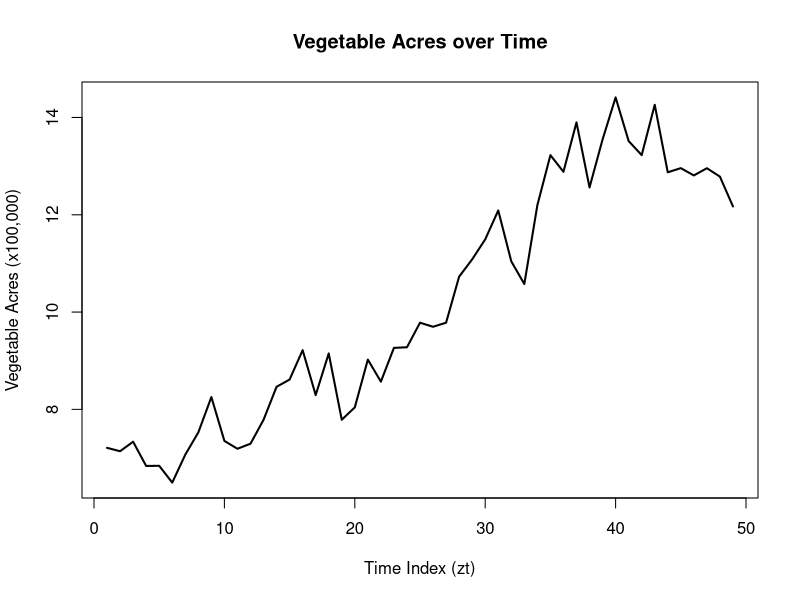
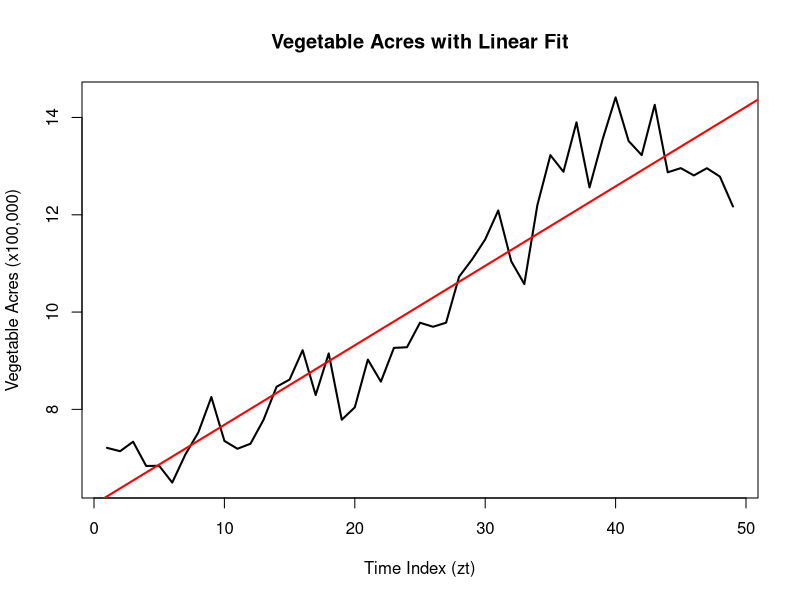
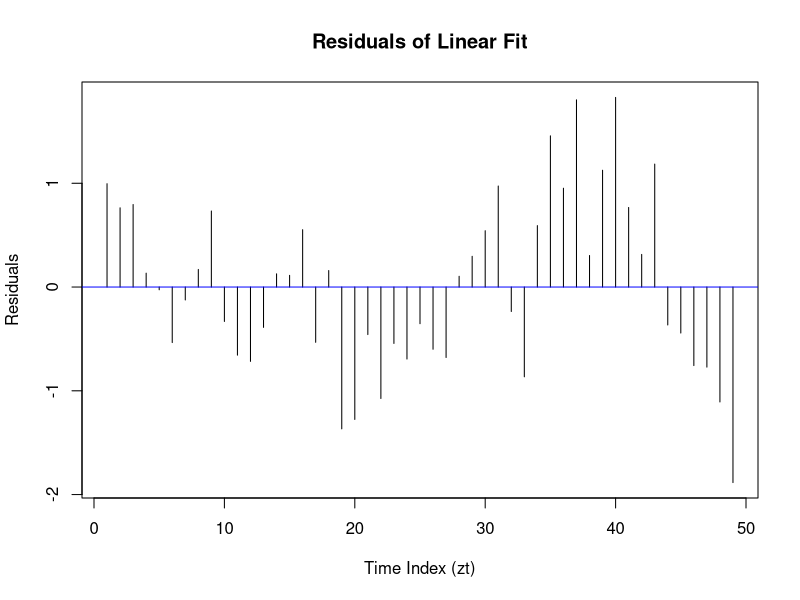
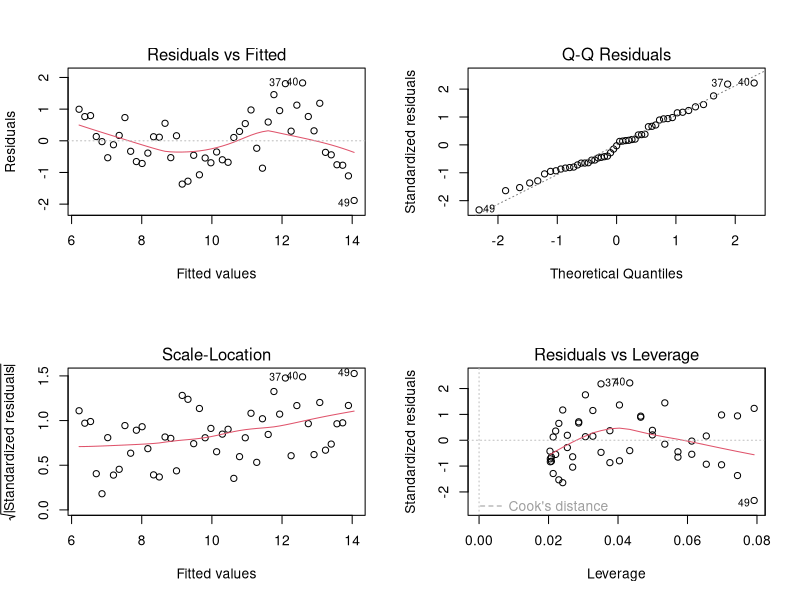
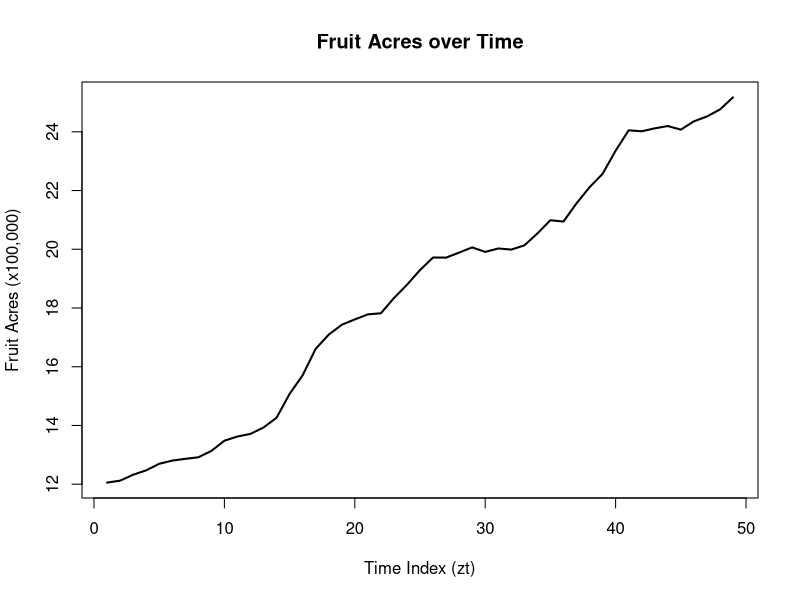
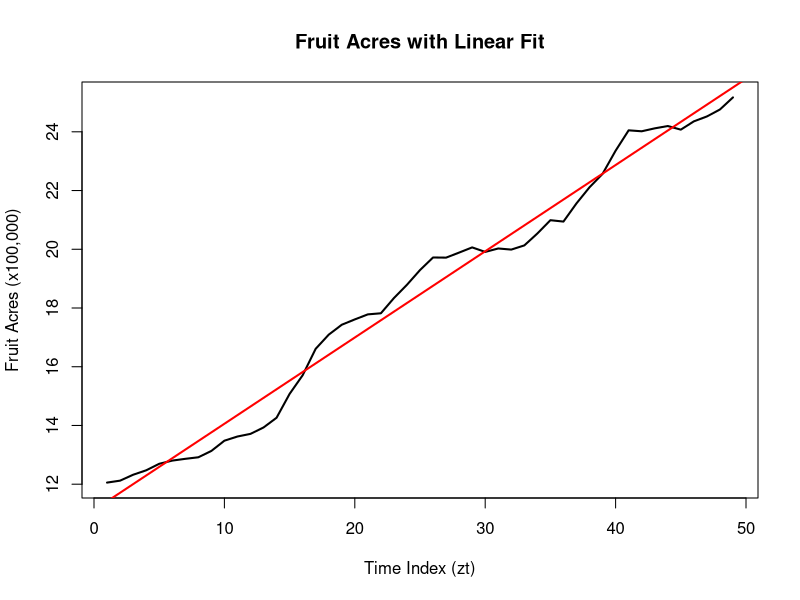
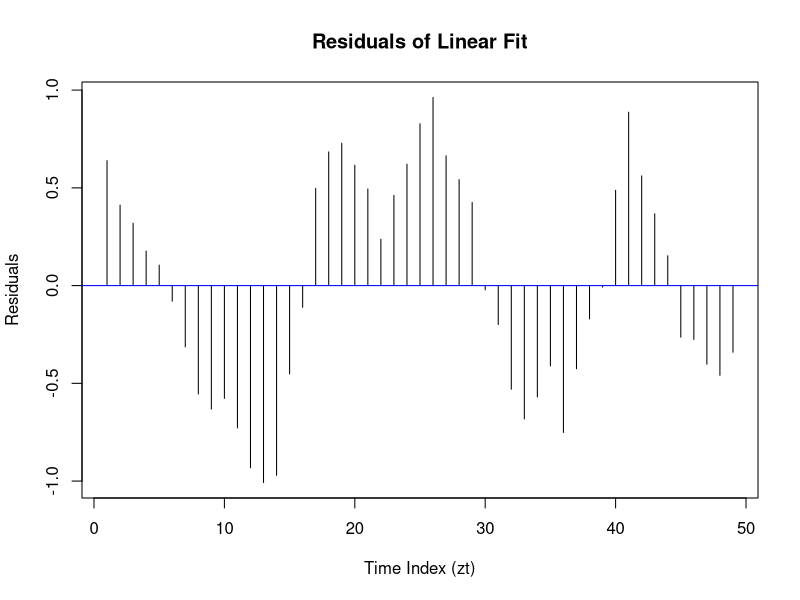
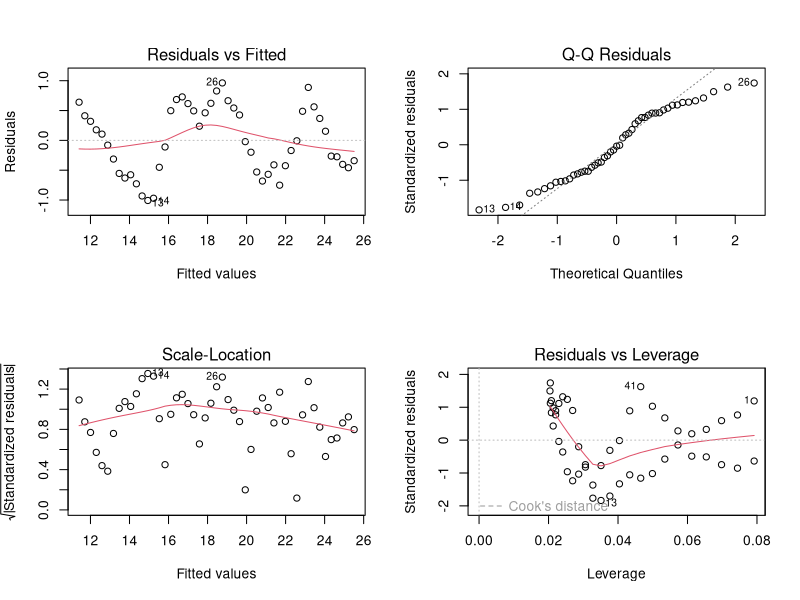

These charts were generated, in order, by the following R code:
fruit<-read.table("CAfruitdat.txt",header = TRUE)
fruit$acres<-fruit$acres/100000
fruit$zt<-fruit$yr-1959

othercrop<-read.table("CAothercropdat.txt",header=TRUE)
othercrop$acres<-othercrop$acres/100000


vegetables<-read.table("CAvegetabledat.txt",header=TRUE)
vegetables$acres<-vegetables$acres/100000
write.csv(vegetables,"vegnew.csv")
vegetables$zt<-vegetables$yr-1959


all.acres<-data.frame(yf=fruit[,2],yv=vegetables[,2],yo=othercrop[,2])
# Create new data frame with row-wise proportions
df_proportions <- as.data.frame(t(apply(all.acres, 1, function(row) row / sum(row))))

# Optional: Keep column names the same
colnames(df_proportions) <- colnames(all.acres)
new.dat<-cbind(zt=fruit[,3],df_proportions)
write.csv(new.dat,"data.p3.csv",row.names = FALSE)


########## vegetables....
# Plot vegetable acres
plot(vegetables$zt, vegetables$acres, type = "l", lwd = 2,
     xlab = "Time Index (zt)", ylab = "Vegetable Acres (x100,000)",
     main = "Vegetable Acres over Time")

# Fit a linear model
veg_lm <- lm(acres ~ zt, data = vegetables)

# Summary of the fit
summary(veg_lm)

# Plot with fitted line
plot(vegetables$zt, vegetables$acres, type = "l", lwd = 2,
     xlab = "Time Index (zt)", ylab = "Vegetable Acres (x100,000)",
     main = "Vegetable Acres with Linear Fit")
abline(veg_lm, col = "red", lwd = 2)


# Residual plot
plot(vegetables$zt, residuals(veg_lm), type = "h",
     xlab = "Time Index (zt)", ylab = "Residuals",
     main = "Residuals of Linear Fit")
abline(h = 0, col = "blue")


par(mfrow=c(2,2))
plot(veg_lm)




###### fruits

# Plot fruit acres
oldpar<-par()
par(mfrow=c(1,1))
plot(fruit$zt, fruit$acres, type = "l", lwd = 2,
     xlab = "Time Index (zt)", ylab = "Fruit Acres (x100,000)",
     main = "Fruit Acres over Time")

# Fit a linear model
fruit_lm <- lm(acres ~ zt, data = fruit)

# Summary of the fit
summary(fruit_lm)

# Plot with fitted line
plot(fruit$zt, fruit$acres, type = "l", lwd = 2,
     xlab = "Time Index (zt)", ylab = "Fruit Acres (x100,000)",
     main = "Fruit Acres with Linear Fit")
abline(fruit_lm, col = "red", lwd = 2)


# Residual plot
plot(fruit$zt, residuals(fruit_lm), type = "h",
     xlab = "Time Index (zt)", ylab = "Residuals",
     main = "Residuals of Linear Fit")
abline(h = 0, col = "blue")

par(mfrow=c(2,2))
plot(fruit_lm)
